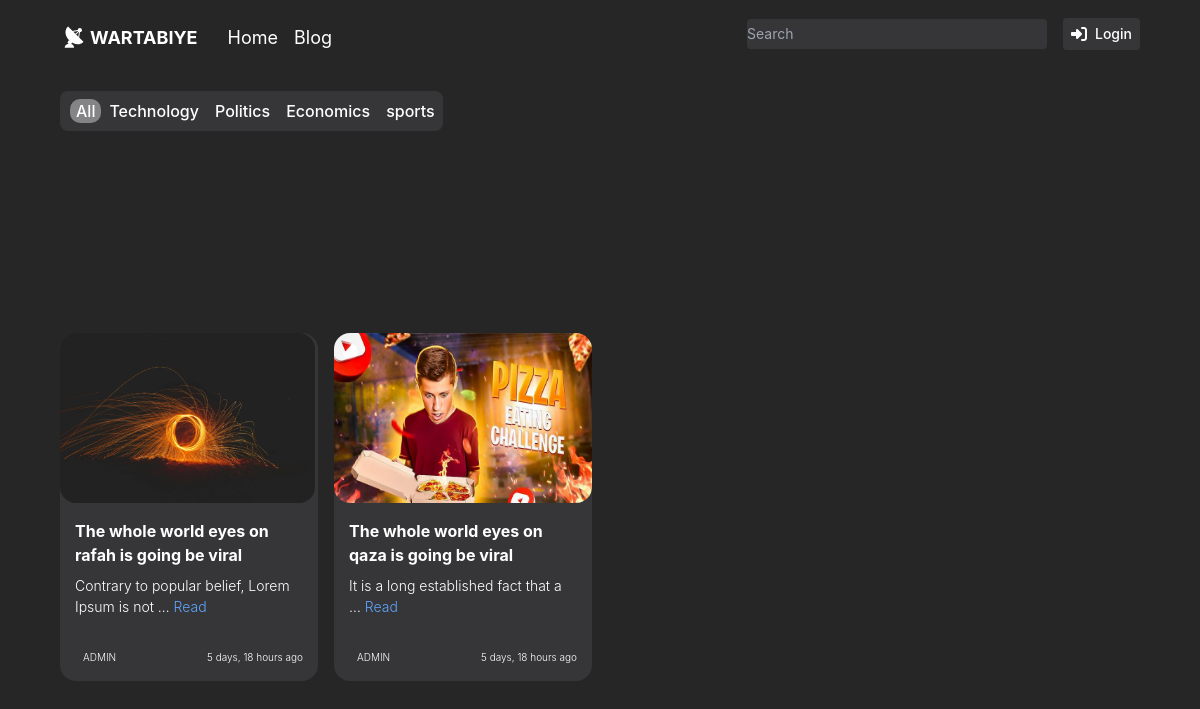
Screenshot of /blogs with the database file from the repository.
### blog/models.py (models this page shows, shortened)
class Tag(models.Model):
    name = models.CharField(max_length=20)
    def __str__(self):
        return self.name

class Blog(models.Model):
    title = models.CharField(max_length=400)
    content = models.TextField(unique=True)
    author = models.ForeignKey(User, on_delete=models.CASCADE)
    created_at = models.DateTimeField(auto_now_add=True)
    thumbnail = models.ImageField(upload_to='blog/thumbnail')
    tags = models.ManyToManyField(Tag, related_name="Blog")

### blog/views.py (the view)
# urls.py: path('blogs', views.blogs, name="blogs"),
def blogs(request):
    blogs = Blog.objects.all()
    tags = Tag.objects.all()
    return render(request, 'home/blogs/all_blogs.html', {'blogs':blogs, 'tags': tags})

### blog/templates/home/blogs/all_blogs.html (shortened to what this page needs)
{% extends "base/base.html" %}
{% load static %}
{% block css %}
<link rel="stylesheet" href="{% static "css/all_blogs.css" %}">
{% endblock css %}
{% block content %}
{% include "navbar/navbar.html" %}
<div class="grid h-screen mx-[32px] md:mx-[64px] lg:mx-[60px]">
    <div class="w-fit col-span-1 h-10 mt-10 rounded-lg bg-[#363639]">
        <ul class="flex items-center w-fit-content mt-2 text-white cursor-pointer font-medium">
            <li class="ml-[10px] active" onclick="handleClick(this)">All</li>
            {% for tag in tags %}
            <li class="tag ml-2 mr-2" onclick="handleClick(this)"  data-tag="{{ tag.name|lower }}" >{{ tag.name }}</li>
            {% endfor %}
        </ul>
    </div>
    <div class="grid grid-cols-1 gap-4 h-[400px] md:grid-cols-2 mt-[-60px] md:mt-[-40px] lg:mt-[-120px] lg:grid-cols-4">
        {% for blog in blogs %}
            <div class="blog h-fit bg-[#363639] rounded-[16px] cursor-pointer" data-name="{{ blog.title|lower }}" data-tags="{{ blog.tags.all|join:", " }}">
                <a href="{% url "blog_reading" blog.id %}">
                    <img class="w-fit-content rounded-[16px] h-[170px]" src="{{ blog.thumbnail }}">
                    <div class="mt-4 mx-[15px]">
                        <h1 class="text-white font-bold text-[16px]">
                            {{ blog.title }}
                        </h1>
                        <p class="text-white whitespace-normal break-words font-light mt-2 text-[14px]">
                            {{ blog.content|truncatewords:8 }} <a class="text-blue-400" href="{% url "blog_reading" blog.id %}">Read</a>
                        </p>
                    </div>
                </a>
                <div class="flex justify-between items-center mx-[15px] mt-6 h-10">
                    <div class="flex justify-between items-center">
                        <p class="text-white font-light text-[10px] ml-2 mt-[-8px]">
                            {{ blog.author|upper }}
                        </p>
                    </div>
                    <p class="text-white font-light text-[10px] mt-[-8px]">{{ blog.created_at|timesince }} ago</p>
                </div>
            </div>
            {% endfor %}
    </div>
  </div>
{% endblock content %}

### blog/static/css/all_blogs.css (style rules this page uses)
.w-fit-content { width: fit-content; }
.active { background-color: #848486; padding-left: 6px; padding-right: 6px; border-radius: 10px; transition: .2s linear; }

### rows the page displays
Tag: name "Technology"
Tag: name "Politics"
Tag: name "Economics"
Tag: name "sports"
Blog: thumbnail (picture), title "The whole world eyes on rafah is going be viral", content "Contrary to popular belief, Lorem Ipsum is not …", author "ADMIN", created_at "5 days, 18 hours"
Blog: thumbnail (picture), title "The whole world eyes on qaza is going be viral", content "It is a long established fact that a …", author "ADMIN", created_at "5 days, 18 hours"
